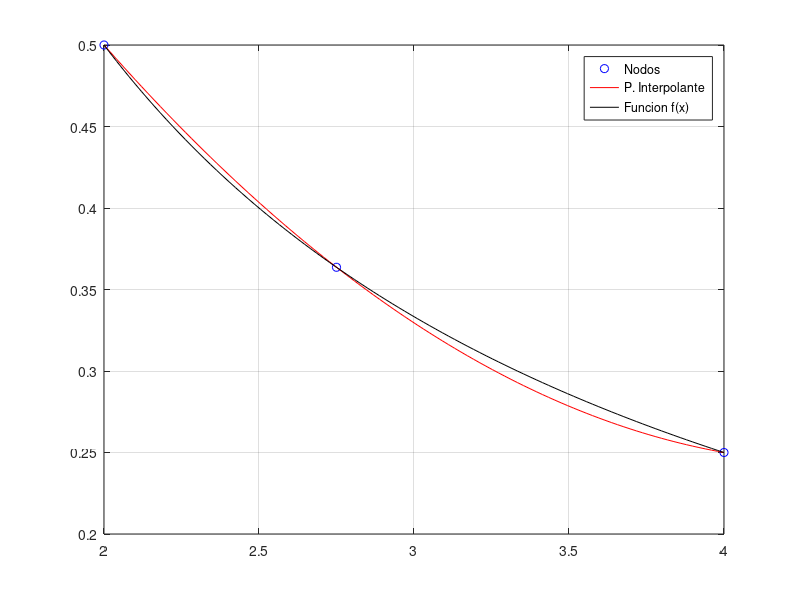

Recreate this plot in MATLAB.
x=[2 2.75 4]';
f=inline('1./x','x')
y=f(x)
p2=polyfit(x,y,2)
xx=linspace(2,4);
yy1=polyval(p2,xx);
yy2=f(xx);
plot(x,y,'ob',xx,yy1,'r',xx,yy2,'k')
grid on
legend('Nodos','P. Interpolante','Funcion f(x)')